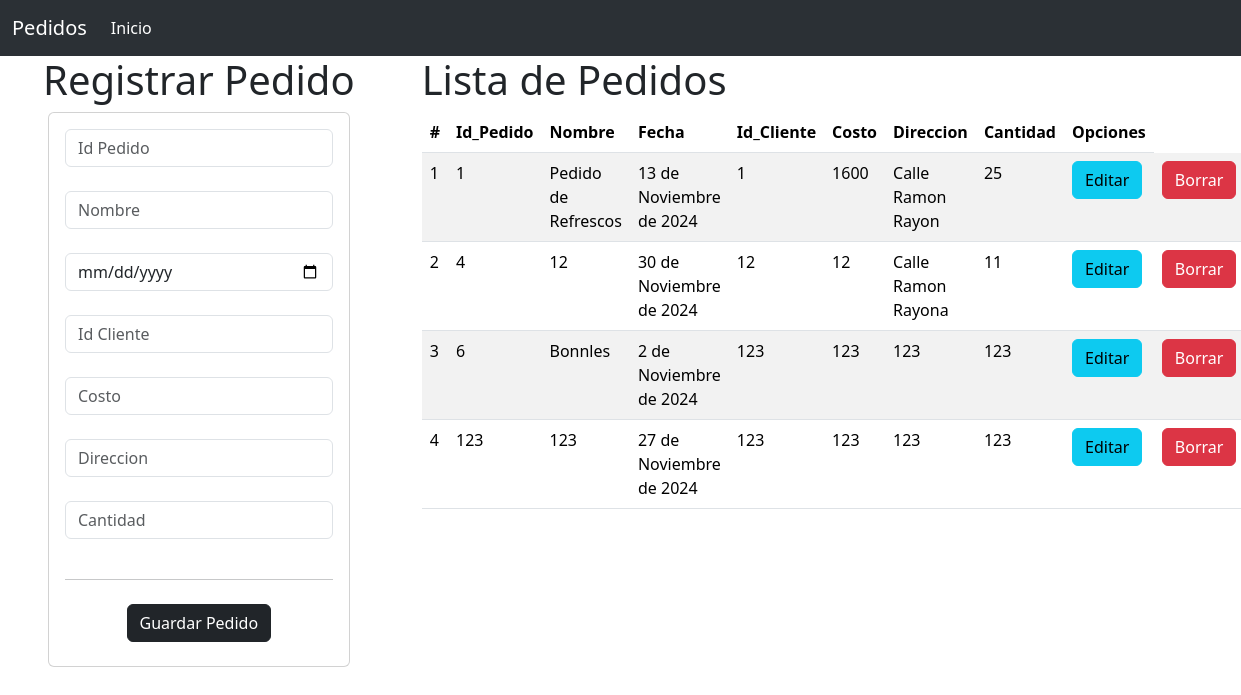
The page / on the database its author committed.
### Pedidos_app/models.py (models this page shows, shortened)
class Pedidos(models.Model):
    id_pedido=models.CharField(primary_key=True,max_length=6)
    nombre=models.CharField(max_length=100)
    fech=models.DateField(auto_now=False, auto_now_add=False)
    id_Cliente=models.SmallIntegerField()
    Costo=models.IntegerField()
    Direccion=models.CharField(max_length=100)
    Cantidad=models.IntegerField()

### Pedidos_app/views.py (the view)
# urls.py: path('', views.inicio_vista, name="inicio_vista"),
def inicio_vista(request):
    losPedidos=Pedidos.objects.all()
    return render(request,"gestionarPedidos.html",{"misPedidos":losPedidos})

### Pedidos_app/templates/gestionarPedidos.html
{% extends "base.html" %}
{% block cuerpo  %}
<div class="row">
    <div class="col-sm-12 col-md-4 col-lg-4 col-xl-4">
    <center><h1>Registrar Pedido</h1></center>
        <div class="card mx-5">
            <div class="card-body">
                <form action="registrarPedido/" method="POST"> {% csrf_token %}
                    <center><div class="form-group">
                        <input type="number" id="id_pedido" name="id_pedido" class="form-control" placeholder="Id Pedido" minlength="1" maxlength="6" required>
                    </div>
                    <br>
                    <div class="form-group">
                        <input type="text" id="nombre" name="nombre" class="form-control" placeholder="Nombre" maxlength="100" required>
                    </div>
                    <br>
                    <div class="form-group">
                        <input type="date" id="fech" name="fech" placeholder="Fecha" class="form-control" min="2024-01-01" required>
                    </div>
                    <br>
                    <div class="form-group">
                        <input type="number" id="id_Cliente" name="id_Cliente" class="form-control" placeholder="Id Cliente" minlength="1" maxlength="6" required>
                    </div>
                    <br>
                    <div class="form-group">
                        <input type="text" id="Costo" name="Costo" class="form-control" placeholder="Costo" maxlength="20" required>
                    </div>
                    <br>
                    <div class="form-group">
                        <input type="text" id="Direccion" name="Direccion" class="form-control" placeholder="Direccion"  maxlength="100" required>
                    </div>
                    <br>
                    <div class="form-group">
                        <input type="number" id="Cantidad" name="Cantidad" class="form-control" placeholder="Cantidad" minlength="1" maxlength="10" required>
                    </div>
                    <br>
                    <hr></hr>
                    <div class="form-group py-2">
                        <button type="submit" class="btn btn-primary btn-dark">Guardar Pedido</button>
                    </div>
                </center>
                </form>
            </div>
        </div>
    </div>
    <div class="col-sm-12 col-md-8 col-lg-8 col-xl-8">
        <h1>Lista de Pedidos</h1>
            <table class="table table-striped">
                <thead>
                <tr>
                    <th scope="col">#</th>
                    <th scope="col">Id_Pedido</th>
                    <th scope="col">Nombre</th>
                    <th scope="col">Fecha</th>
                    <th scope="col">Id_Cliente</th>
                    <th scope="col">Costo</th>
                    <th scope="col">Direccion</th>
                    <th scope="col">Cantidad</th>
                    <th>Opciones</th>
                </tr>
                </thead>
                <tbody>
                    {% for m in misPedidos  %}
                    <tr>
                        <td>{{forloop.counter}}</td>
                        <td>{{m.id_pedido}}</td>
                        <td>{{m.nombre}}</td>
                        <td>{{m.fech}}</td>
                        <td>{{m.id_Cliente}}</td>
                        <td>{{m.Costo}}</td>
                        <td>{{m.Direccion}}</td>
                        <td>{{m.Cantidad}}</td>
                        <td> <a href="seleccionarPedido/{{m.id_pedido}}" class="btn btn-info">Editar</a></td>
                        <td> <a href="borrarPedido/{{m.id_pedido}}" class="btn btn-danger">Borrar</a></td>
                    </tr>
                    {% endfor %}
                </tbody>
            </table>
        </div>
</div>
{% endblock  %}

### Pedidos_app/templates/base.html (shortened to what this page needs)
<!doctype html>
<html lang="es">
<head>
    <link href="https://cdn.jsdelivr.net/npm/bootstrap@5.3.3/dist/css/bootstrap.min.css" rel="stylesheet">
</head>
<body>
        <nav class="navbar navbar-expand-lg bg-body-tertiary" data-bs-theme="dark">
            <div class="container-fluid">
            <a class="navbar-brand" href="../">Pedidos</a>
            <div class="collapse navbar-collapse" id="navbarNav">
                <ul class="navbar-nav">
                <li class="nav-item">
                    <a class="nav-link active" aria-current="page" href="../">Inicio</a>
                </li>
                </ul>
            </div>
            </div>
        </nav>
        {% block cuerpo  %}
        {% endblock  %}
</body>
</html>

### rows shown on the page
Pedidos: id_pedido "1", nombre "Pedido de Refrescos", fech "13 de Noviembre de 2024", id_Cliente "1", Costo "1600", Direccion "Calle Ramon Rayon", Cantidad "25"
Pedidos: id_pedido "4", nombre "12", fech "30 de Noviembre de 2024", id_Cliente "12", Costo "12", Direccion "Calle Ramon Rayona", Cantidad "11"
Pedidos: id_pedido "6", nombre "Bonnles", fech "2 de Noviembre de 2024", id_Cliente "123", Costo "123", Direccion "123", Cantidad "123"
Pedidos: id_pedido "123", nombre "123", fech "27 de Noviembre de 2024", id_Cliente "123", Costo "123", Direccion "123", Cantidad "123"
